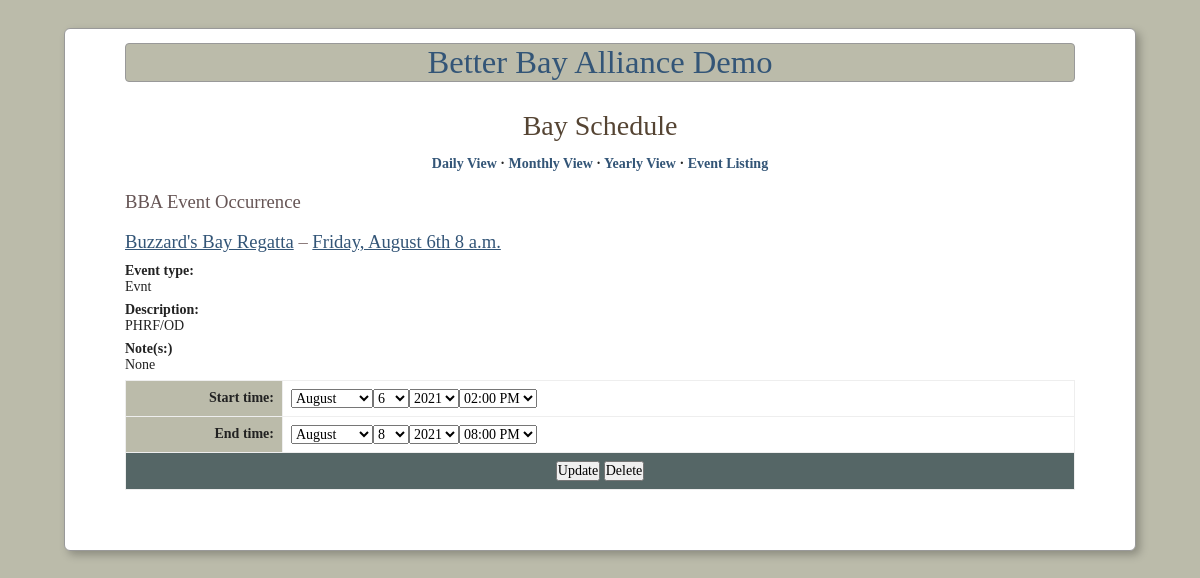
The app's page /bba/events/25/37/ (signed in), older data.
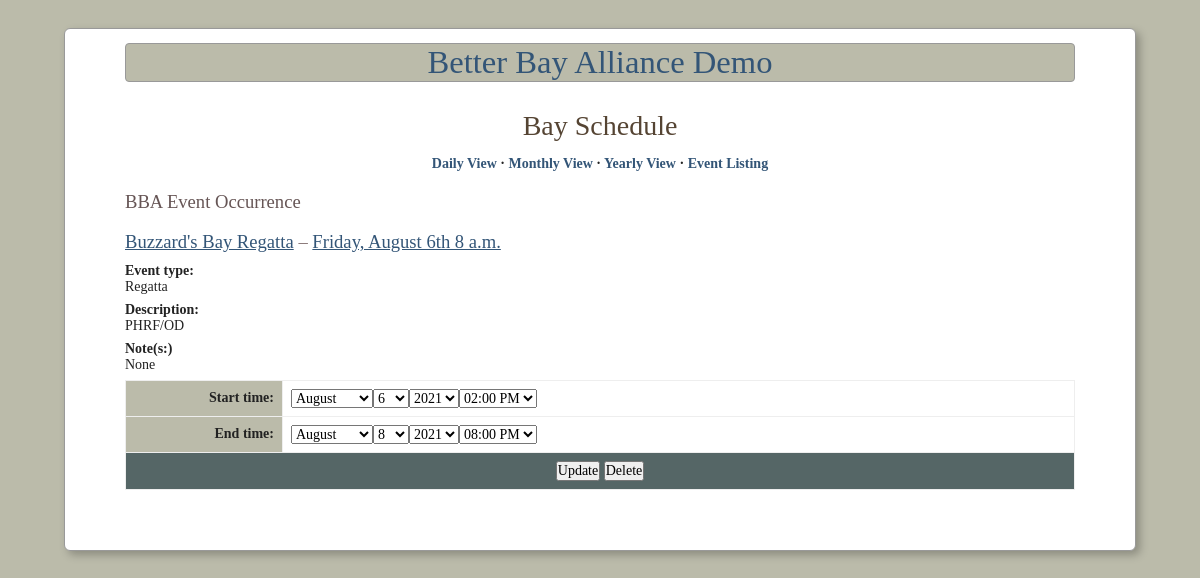
The same page, newer data.
### betterbay/models.py (models this page shows, shortened)
class Occurrence(models.Model):
    start_time = models.DateTimeField(_('start time'))
    end_time = models.DateTimeField(_('end time'))
    event = models.ForeignKey(
        Event,
        verbose_name=_('event'),
        editable=False,
        on_delete=models.CASCADE
    )
    notes = GenericRelation(Note, verbose_name=_('notes'))
    objects = OccurrenceManager()
    class Meta:
        verbose_name = _('occurrence')
        verbose_name_plural = _('occurrences')
        ordering = ('start_time', 'end_time')
        base_manager_name = 'objects'
    @property
    def title(self):
        return self.event.title

class Event(models.Model):
    title = models.CharField(_('title'), max_length=32)
    description = models.CharField(_('description'), max_length=100)
    location = models.CharField(_('location'), default='', max_length=100)
    event_type = models.ForeignKey(
        EventType,
        verbose_name=_('event type'),
        on_delete=models.CASCADE
    )
    notes = GenericRelation(Note, verbose_name=_('notes'))
    class Meta:
        verbose_name = _('event')
        verbose_name_plural = _('events')
        ordering = ('title',)
    def get_absolute_url(self):
        return reverse('bba-event', args=[str(self.id)])

class EventType(models.Model):
    abbr = models.CharField(_('abbreviation'), max_length=4, unique=True)
    label = models.CharField(_('label'), max_length=50)
    class Meta:
        verbose_name = _('event type')
        verbose_name_plural = _('event types')
    def __str__(self):
        return self.label

### betterbay/views_swingtime.py (the view)
# urls.py: url(r'^events/(\d+)/(\d+)/$', views_swingtime.occurrence_view, name='bba-occurrence'),
@login_required
def occurrence_view(
    request,
    event_pk,
    pk,
    template='occurrence_detail.html',
    form_class=forms.SingleOccurrenceForm
):
    occurrence = get_object_or_404(Occurrence, pk=pk, event__pk=event_pk)
    if request.method == 'POST':
        if '_update' in request.POST:
            form = form_class(request.POST, instance=occurrence)
            if form.is_valid():
                form.save()
                return http.HttpResponseRedirect(request.path)
        elif '_delete' in request.POST:
            occurrence.delete()
            return http.HttpResponseRedirect('/bba/events')
    else:
        form = form_class(instance=occurrence)
    return render(request, template, {'occurrence': occurrence, 'form': form})

### betterbay/forms.py
class SingleOccurrenceForm(forms.ModelForm):
    start_time = forms.SplitDateTimeField(widget=SplitDateTimeWidget)
    end_time = forms.SplitDateTimeField(widget=SplitDateTimeWidget)
    class Meta:
        model = Occurrence
        fields = "__all__"

### betterbay/forms.py (called while the page is built)
    def decompress(self, value):
        if value:
            value = to_current_timezone(value)
            return [value.date(), value.time().replace(microsecond=0)]
        return [None, None]

### betterbay/templates/occurrence_detail.html (shortened to what this page needs)
{% extends "baseCALENDAR.html" %}
{% block main_content %}
     <h3>BBA Event Occurrence</h3>
     <h4>
         <a href="{{ occurrence.event.get_absolute_url }}">{{ occurrence.title }}</a>
         &ndash;
         {% with occurrence.start_time as st  %}
         <a href="{% url 'bba-daily-view' st.year st.month st.day %}">
            {{ st|date:"l, F jS P" }}</a>
        </h4>
        {% endwith %}
     <dl>
         <dt>Event type:</dt>
         <dd>{{ occurrence.event.event_type }}</dd>
         <dt>Description:</dt>
         <dd>{{ occurrence.event.description|default:"None" }}</dd>
         <dt>Note(s:)</dt>
         <dd>
             {% with occurrence.event.notes.all as notes %}
             {% if notes %}
             <ul>
                 {% for note in notes %}
                 <li>{{ note }}</li>
                 {% endfor %}
             </ul>
             {% else %}None
             {% endif %}
             {% endwith %}
         </dd>
     </dl>
     <form action="" method="post">{% csrf_token %}
     <table>
         <tfoot>
             <tr>
                 <td colspan="2">
                     <input type="submit" name="_update" value="Update" />
                     <input type="submit" name="_delete" value="Delete" /></td>
             </tr>
         </tfoot>
         <tbody>
             {{ form }}
         </tbody>
     </table>
     </form>
{% endblock %}

Row changes from the older to the newer data that the page shows:
changed through a linked row, Occurrence "Friday, August 6th 8 a.m.": event.event_type "Evnt" → "Regatta"
